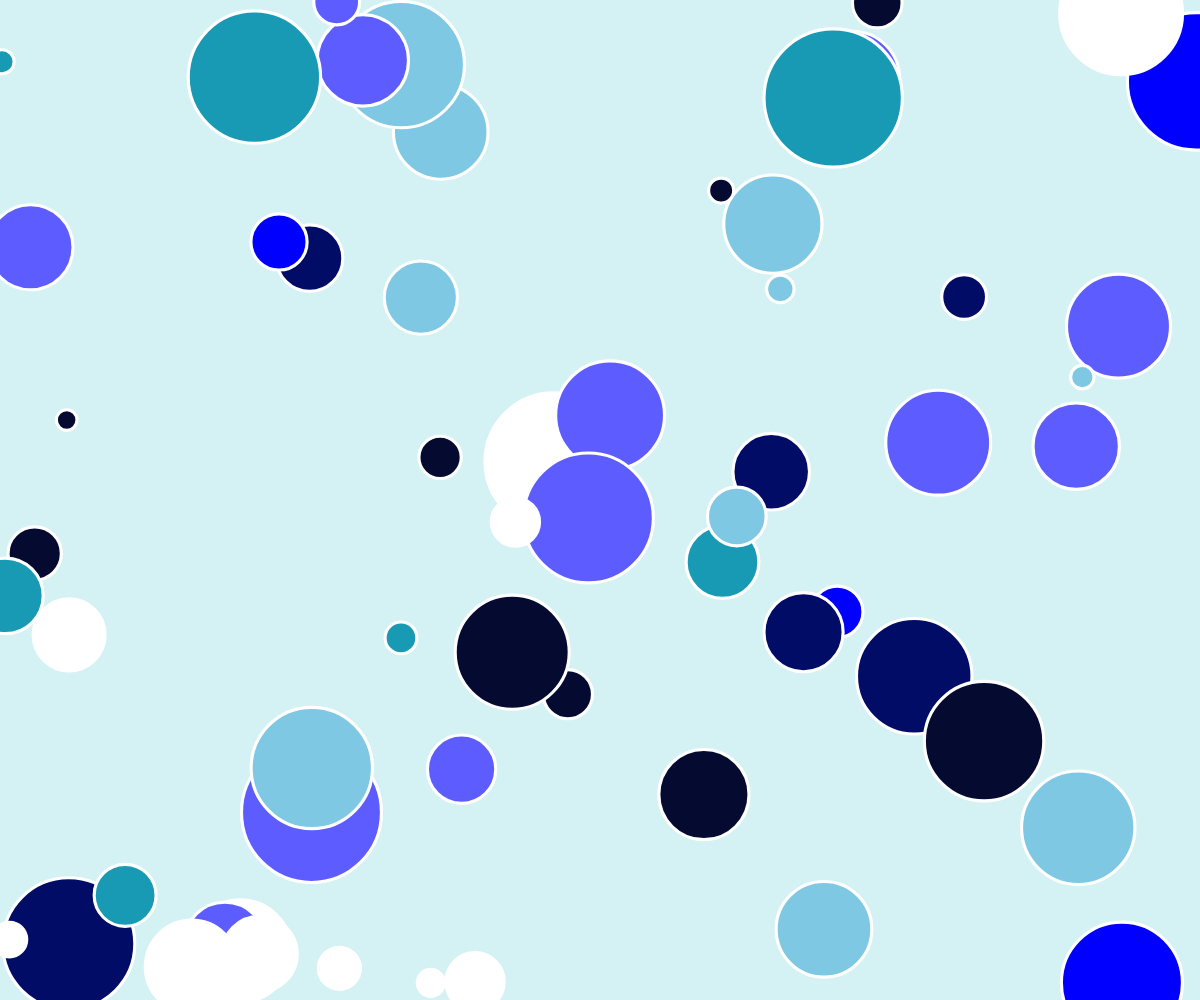
Frame 1 (no input)
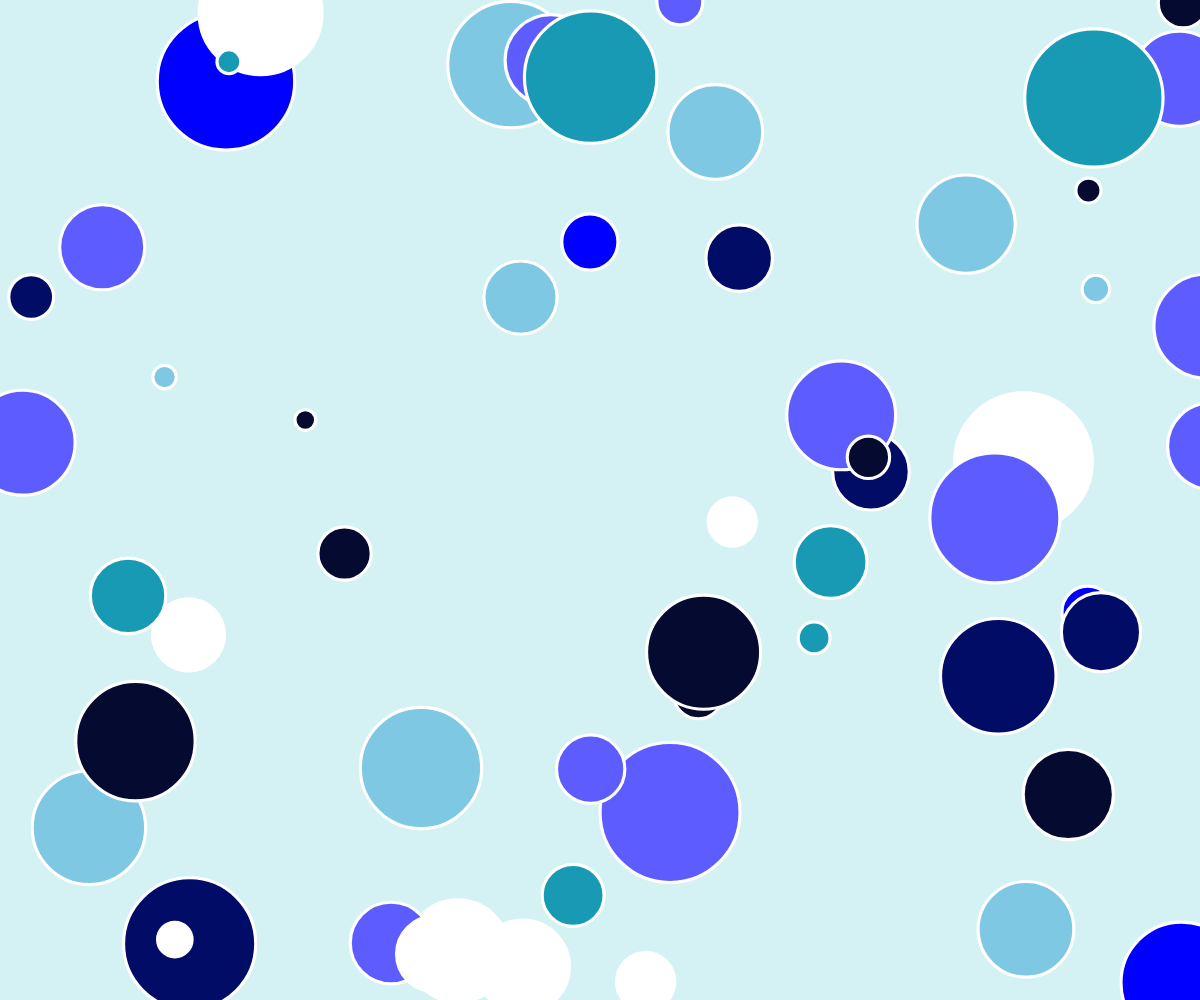
Frame 60 (no input)
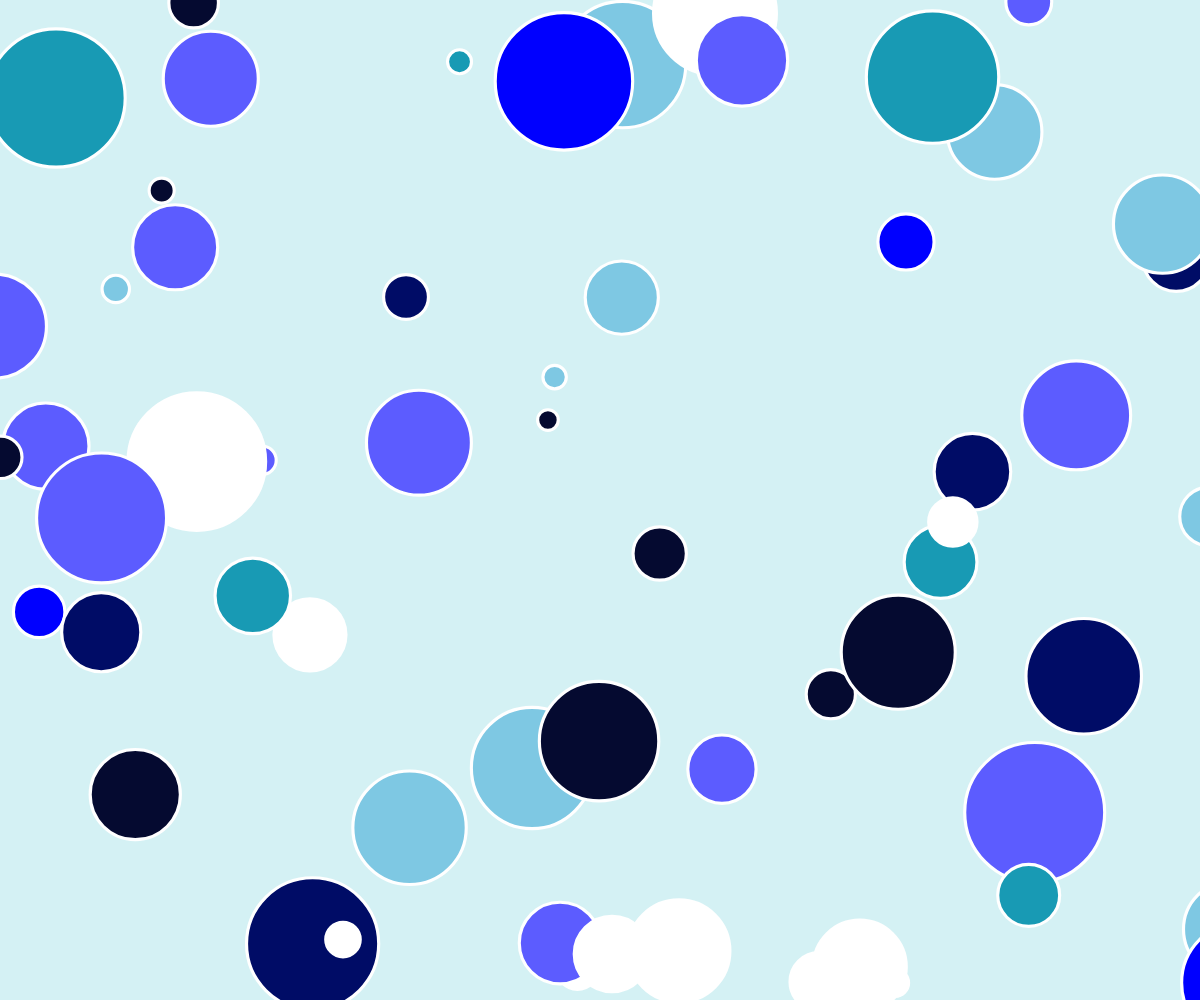
Frame 120 (the mouse pressed at the canvas centre since frame 60)

The p5.js sketch that drew these frames (run headless with seeded random() and noise() and a simulated clock; from frame 60 on, the mouse is pressed at the canvas centre):

// p5.js sketch
// ── sketch.js

let colors = ['#189AB4', '#050A30', '#000C66', '#0000FF', '#7EC8E3', '#5C5CFF', '#FFFFFF'];

const numFlowers = 60;
let myFlowerData = [];

function setup() {
    createCanvas(windowWidth, windowHeight);
    let skew = random(1, 4);
    

    for (let i = 0; i < numFlowers; i++) {
      
        let sizeOne = pow(random(), 1) * 120+ 20;  
        
        let flowerData = {
            speed: random(1, 8),
            background: random(colors),
            xPos: random(width),
            yPos: random(height),
            stroke: strokeWeight(min(skew)),
            sizeOne: sizeOne,    
        };

        
        myFlowerData.push(flowerData);
      
    }
      
}

function draw() {
    background('#D4F1F4');
for (let flower of myFlowerData) {
        drawFlower(flower.xPos, flower.yPos, flower.background,flower.sizeOne );
        flower.xPos += flower.speed;

        if (flower.xPos > width + 50) {
            flower.xPos = -50;
        }
    }
}


function drawFlower(xPos, yPos, color1,sizeOne) {
    stroke("#FFFFFF"); 
    fill(color1);
    ellipse(xPos, yPos, sizeOne, sizeOne);
}

  
